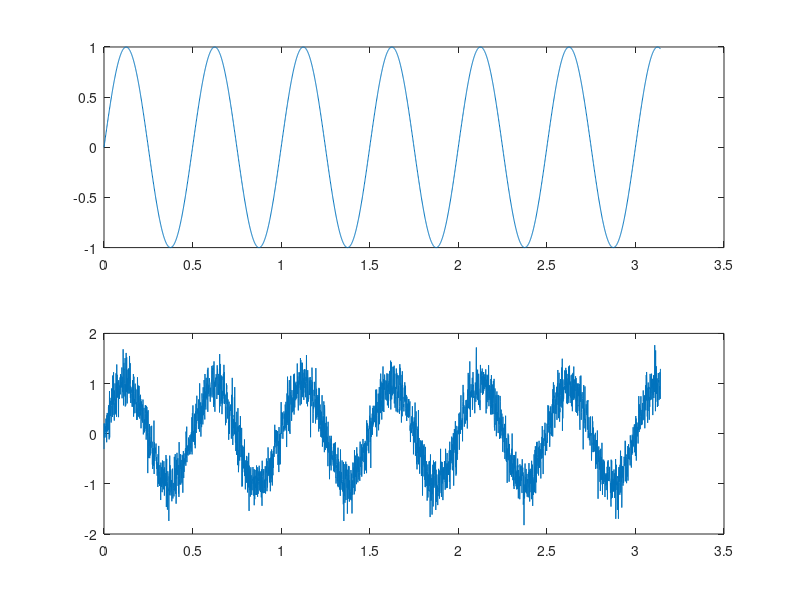

MATLAB code for this plot:
clc, clear, close all;

% Añadir ruido a una sinusoide usando números aleatorios (randn - distrib. normal)
randn('state', 0); % Establecer la semilla para la generación de números aleatorios
t = 0:0.001:pi; % Vector de tiempo de 0 a pi con incremento de 0.001
g = sin(2*pi*2*t); % Sinusoide de 2 Hz
g_ruido = g + 0.25*randn(size(t)); % Sumar vector aleatorio con distribución norma

subplot(211)
plot(t,g)
subplot(212)
plot(t,g_ruido)
